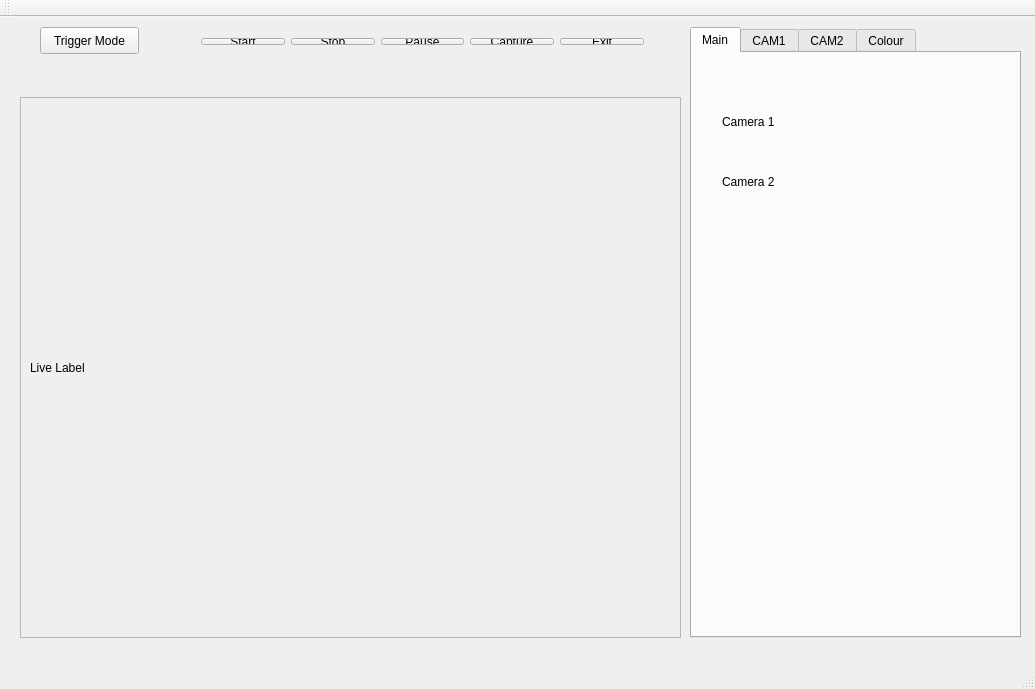
<?xml version="1.0" encoding="UTF-8"?>
<ui version="4.0">
 <class>MainWindow</class>
 <widget class="QMainWindow" name="MainWindow">
  <property name="geometry">
   <rect>
    <x>0</x>
    <y>0</y>
    <width>1035</width>
    <height>689</height>
   </rect>
  </property>
  <property name="windowTitle">
   <string>MainWindow</string>
  </property>
  <widget class="QWidget" name="centralWidget">
   <widget class="QTabWidget" name="tabWidget">
    <property name="geometry">
     <rect>
      <x>690</x>
      <y>10</y>
      <width>331</width>
      <height>611</height>
     </rect>
    </property>
    <property name="currentIndex">
     <number>0</number>
    </property>
    <widget class="QWidget" name="tab_4">
     <attribute name="title">
      <string>Main</string>
     </attribute>
     <widget class="QLabel" name="label_3">
      <property name="geometry">
       <rect>
        <x>30</x>
        <y>60</y>
        <width>67</width>
        <height>17</height>
       </rect>
      </property>
      <property name="text">
       <string>Camera 1</string>
      </property>
     </widget>
     <widget class="QLabel" name="label_4">
      <property name="geometry">
       <rect>
        <x>30</x>
        <y>120</y>
        <width>67</width>
        <height>17</height>
       </rect>
      </property>
      <property name="text">
       <string>Camera 2</string>
      </property>
     </widget>
    </widget>
    <widget class="QWidget" name="tab">
     <attribute name="title">
      <string>CAM1</string>
     </attribute>
     <widget class="QLabel" name="titleSensorMode">
      <property name="geometry">
       <rect>
        <x>10</x>
        <y>20</y>
        <width>101</width>
        <height>17</height>
       </rect>
      </property>
      <property name="text">
       <string>Sensor Mode:</string>
      </property>
     </widget>
     <widget class="QSpinBox" name="sensorModespinBox">
      <property name="geometry">
       <rect>
        <x>120</x>
        <y>10</y>
        <width>81</width>
        <height>27</height>
       </rect>
      </property>
     </widget>
     <widget class="QFrame" name="frame">
      <property name="geometry">
       <rect>
        <x>10</x>
        <y>210</y>
        <width>291</width>
        <height>171</height>
       </rect>
      </property>
      <property name="frameShape">
       <enum>QFrame::StyledPanel</enum>
      </property>
      <property name="frameShadow">
       <enum>QFrame::Raised</enum>
      </property>
      <widget class="QSlider" name="FocusSlider">
       <property name="geometry">
        <rect>
         <x>20</x>
         <y>130</y>
         <width>261</width>
         <height>29</height>
        </rect>
       </property>
       <property name="orientation">
        <enum>Qt::Horizontal</enum>
       </property>
      </widget>
      <widget class="QLabel" name="label">
       <property name="geometry">
        <rect>
         <x>122</x>
         <y>11</y>
         <width>78</width>
         <height>17</height>
        </rect>
       </property>
       <property name="text">
        <string>µs</string>
       </property>
      </widget>
      <widget class="QSlider" name="ExposureTimeSlider">
       <property name="geometry">
        <rect>
         <x>20</x>
         <y>30</y>
         <width>261</width>
         <height>29</height>
        </rect>
       </property>
       <property name="orientation">
        <enum>Qt::Horizontal</enum>
       </property>
      </widget>
      <widget class="QLabel" name="labelTitleExposureTime">
       <property name="geometry">
        <rect>
         <x>11</x>
         <y>11</y>
         <width>105</width>
         <height>17</height>
        </rect>
       </property>
       <property name="text">
        <string>Exposure Time:</string>
       </property>
      </widget>
      <widget class="QLabel" name="labelGain">
       <property name="geometry">
        <rect>
         <x>109</x>
         <y>61</y>
         <width>91</width>
         <height>17</height>
        </rect>
       </property>
       <property name="text">
        <string>ns</string>
       </property>
      </widget>
      <widget class="QLabel" name="labelFrameDuration">
       <property name="geometry">
        <rect>
         <x>140</x>
         <y>110</y>
         <width>82</width>
         <height>17</height>
        </rect>
       </property>
       <property name="text">
        <string>ns</string>
       </property>
      </widget>
      <widget class="QLabel" name="titleFocus">
       <property name="geometry">
        <rect>
         <x>11</x>
         <y>111</y>
         <width>131</width>
         <height>17</height>
        </rect>
       </property>
       <property name="text">
        <string>Frame Duration:</string>
       </property>
      </widget>
      <widget class="QLabel" name="titleGain">
       <property name="geometry">
        <rect>
         <x>11</x>
         <y>61</y>
         <width>92</width>
         <height>17</height>
        </rect>
       </property>
       <property name="text">
        <string>Gain:</string>
       </property>
      </widget>
      <widget class="QSlider" name="GainSlider">
       <property name="geometry">
        <rect>
         <x>20</x>
         <y>80</y>
         <width>261</width>
         <height>29</height>
        </rect>
       </property>
       <property name="orientation">
        <enum>Qt::Horizontal</enum>
       </property>
      </widget>
     </widget>
     <widget class="QFrame" name="frame_2">
      <property name="geometry">
       <rect>
        <x>10</x>
        <y>120</y>
        <width>291</width>
        <height>81</height>
       </rect>
      </property>
      <property name="frameShape">
       <enum>QFrame::StyledPanel</enum>
      </property>
      <property name="frameShadow">
       <enum>QFrame::Raised</enum>
      </property>
      <widget class="QLabel" name="labelCurrFrameRate">
       <property name="geometry">
        <rect>
         <x>100</x>
         <y>50</y>
         <width>81</width>
         <height>17</height>
        </rect>
       </property>
       <property name="text">
        <string>TextLabel</string>
       </property>
      </widget>
      <widget class="QLabel" name="labelResolution">
       <property name="geometry">
        <rect>
         <x>110</x>
         <y>10</y>
         <width>67</width>
         <height>17</height>
        </rect>
       </property>
       <property name="text">
        <string>TextLabel</string>
       </property>
      </widget>
      <widget class="QLabel" name="titleResolution">
       <property name="geometry">
        <rect>
         <x>10</x>
         <y>10</y>
         <width>101</width>
         <height>17</height>
        </rect>
       </property>
       <property name="text">
        <string>Resolution: </string>
       </property>
      </widget>
      <widget class="QLabel" name="titleFrameRate">
       <property name="geometry">
        <rect>
         <x>10</x>
         <y>30</y>
         <width>121</width>
         <height>17</height>
        </rect>
       </property>
       <property name="text">
        <string>Avg Frame Rate:</string>
       </property>
      </widget>
      <widget class="QLabel" name="labelFrameRate">
       <property name="geometry">
        <rect>
         <x>130</x>
         <y>30</y>
         <width>91</width>
         <height>17</height>
        </rect>
       </property>
       <property name="text">
        <string>TextLabel</string>
       </property>
      </widget>
      <widget class="QLabel" name="titleCurrFrameRate">
       <property name="geometry">
        <rect>
         <x>10</x>
         <y>50</y>
         <width>91</width>
         <height>17</height>
        </rect>
       </property>
       <property name="text">
        <string>Current FR: </string>
       </property>
      </widget>
     </widget>
     <widget class="QPushButton" name="resetButton">
      <property name="geometry">
       <rect>
        <x>220</x>
        <y>540</y>
        <width>99</width>
        <height>27</height>
       </rect>
      </property>
      <property name="text">
       <string>Reset Data</string>
      </property>
     </widget>
     <widget class="QRadioButton" name="radioThreshold">
      <property name="geometry">
       <rect>
        <x>20</x>
        <y>430</y>
        <width>117</width>
        <height>22</height>
       </rect>
      </property>
      <property name="text">
       <string>Threshold</string>
      </property>
     </widget>
     <widget class="QRadioButton" name="radioFloodFill">
      <property name="geometry">
       <rect>
        <x>20</x>
        <y>460</y>
        <width>117</width>
        <height>22</height>
       </rect>
      </property>
      <property name="text">
       <string>FloodFill</string>
      </property>
     </widget>
     <widget class="QRadioButton" name="radioGray">
      <property name="geometry">
       <rect>
        <x>20</x>
        <y>490</y>
        <width>117</width>
        <height>22</height>
       </rect>
      </property>
      <property name="text">
       <string>Gray Scale</string>
      </property>
     </widget>
     <widget class="QRadioButton" name="radioOriginal">
      <property name="geometry">
       <rect>
        <x>20</x>
        <y>400</y>
        <width>117</width>
        <height>22</height>
       </rect>
      </property>
      <property name="text">
       <string>Original</string>
      </property>
     </widget>
     <widget class="QPushButton" name="sensorModeApplyButton">
      <property name="geometry">
       <rect>
        <x>220</x>
        <y>10</y>
        <width>91</width>
        <height>27</height>
       </rect>
      </property>
      <property name="text">
       <string>Apply</string>
      </property>
     </widget>
     <widget class="QPushButton" name="main_stopButtonCAM1">
      <property name="geometry">
       <rect>
        <x>190</x>
        <y>70</y>
        <width>99</width>
        <height>27</height>
       </rect>
      </property>
      <property name="text">
       <string>Stop</string>
      </property>
     </widget>
     <widget class="QPushButton" name="main_startButtonCAM1">
      <property name="geometry">
       <rect>
        <x>30</x>
        <y>70</y>
        <width>99</width>
        <height>27</height>
       </rect>
      </property>
      <property name="text">
       <string>Start</string>
      </property>
     </widget>
    </widget>
    <widget class="QWidget" name="tab_3">
     <attribute name="title">
      <string>CAM2</string>
     </attribute>
     <widget class="QRadioButton" name="radioGray_2">
      <property name="geometry">
       <rect>
        <x>20</x>
        <y>490</y>
        <width>117</width>
        <height>22</height>
       </rect>
      </property>
      <property name="text">
       <string>Gray Scale</string>
      </property>
     </widget>
     <widget class="QFrame" name="frame_5">
      <property name="geometry">
       <rect>
        <x>10</x>
        <y>120</y>
        <width>291</width>
        <height>81</height>
       </rect>
      </property>
      <property name="frameShape">
       <enum>QFrame::StyledPanel</enum>
      </property>
      <property name="frameShadow">
       <enum>QFrame::Raised</enum>
      </property>
      <widget class="QLabel" name="labelCurrFrameRate_2">
       <property name="geometry">
        <rect>
         <x>100</x>
         <y>50</y>
         <width>81</width>
         <height>17</height>
        </rect>
       </property>
       <property name="text">
        <string>TextLabel</string>
       </property>
      </widget>
      <widget class="QLabel" name="labelResolution_2">
       <property name="geometry">
        <rect>
         <x>110</x>
         <y>10</y>
         <width>67</width>
         <height>17</height>
        </rect>
       </property>
       <property name="text">
        <string>TextLabel</string>
       </property>
      </widget>
      <widget class="QLabel" name="titleResolution_2">
       <property name="geometry">
        <rect>
         <x>10</x>
         <y>10</y>
         <width>101</width>
         <height>17</height>
        </rect>
       </property>
       <property name="text">
        <string>Resolution: </string>
       </property>
      </widget>
      <widget class="QLabel" name="titleFrameRate_2">
       <property name="geometry">
        <rect>
         <x>10</x>
         <y>30</y>
         <width>121</width>
         <height>17</height>
        </rect>
       </property>
       <property name="text">
        <string>Avg Frame Rate:</string>
       </property>
      </widget>
      <widget class="QLabel" name="labelFrameRate_2">
       <property name="geometry">
        <rect>
         <x>130</x>
         <y>30</y>
         <width>91</width>
         <height>17</height>
        </rect>
       </property>
       <property name="text">
        <string>TextLabel</string>
       </property>
      </widget>
      <widget class="QLabel" name="titleCurrFrameRate_2">
       <property name="geometry">
        <rect>
         <x>10</x>
         <y>50</y>
         <width>91</width>
         <height>17</height>
        </rect>
       </property>
       <property name="text">
        <string>Current FR: </string>
       </property>
      </widget>
     </widget>
     <widget class="QPushButton" name="sensorModeApplyButton_2">
      <property name="geometry">
       <rect>
        <x>220</x>
        <y>10</y>
        <width>91</width>
        <height>27</height>
       </rect>
      </property>
      <property name="text">
       <string>Apply</string>
      </property>
     </widget>
     <widget class="QFrame" name="frame_6">
      <property name="geometry">
       <rect>
        <x>10</x>
        <y>210</y>
        <width>291</width>
        <height>171</height>
       </rect>
      </property>
      <property name="frameShape">
       <enum>QFrame::StyledPanel</enum>
      </property>
      <property name="frameShadow">
       <enum>QFrame::Raised</enum>
      </property>
      <widget class="QSlider" name="FocusSlider_2">
       <property name="geometry">
        <rect>
         <x>20</x>
         <y>130</y>
         <width>261</width>
         <height>29</height>
        </rect>
       </property>
       <property name="orientation">
        <enum>Qt::Horizontal</enum>
       </property>
      </widget>
      <widget class="QLabel" name="label_2">
       <property name="geometry">
        <rect>
         <x>122</x>
         <y>11</y>
         <width>78</width>
         <height>17</height>
        </rect>
       </property>
       <property name="text">
        <string>µs</string>
       </property>
      </widget>
      <widget class="QSlider" name="ExposureTimeSlider_2">
       <property name="geometry">
        <rect>
         <x>20</x>
         <y>30</y>
         <width>261</width>
         <height>29</height>
        </rect>
       </property>
       <property name="orientation">
        <enum>Qt::Horizontal</enum>
       </property>
      </widget>
      <widget class="QLabel" name="labelTitleExposureTime_2">
       <property name="geometry">
        <rect>
         <x>11</x>
         <y>11</y>
         <width>105</width>
         <height>17</height>
        </rect>
       </property>
       <property name="text">
        <string>Exposure Time:</string>
       </property>
      </widget>
      <widget class="QLabel" name="labelGain_2">
       <property name="geometry">
        <rect>
         <x>109</x>
         <y>61</y>
         <width>91</width>
         <height>17</height>
        </rect>
       </property>
       <property name="text">
        <string>ns</string>
       </property>
      </widget>
      <widget class="QLabel" name="labelFrameDuration_2">
       <property name="geometry">
        <rect>
         <x>140</x>
         <y>110</y>
         <width>82</width>
         <height>17</height>
        </rect>
       </property>
       <property name="text">
        <string>ns</string>
       </property>
      </widget>
      <widget class="QLabel" name="titleFocus_2">
       <property name="geometry">
        <rect>
         <x>11</x>
         <y>111</y>
         <width>131</width>
         <height>17</height>
        </rect>
       </property>
       <property name="text">
        <string>Frame Duration:</string>
       </property>
      </widget>
      <widget class="QLabel" name="titleGain_2">
       <property name="geometry">
        <rect>
         <x>11</x>
         <y>61</y>
         <width>92</width>
         <height>17</height>
        </rect>
       </property>
       <property name="text">
        <string>Gain:</string>
       </property>
      </widget>
      <widget class="QSlider" name="GainSlider_2">
       <property name="geometry">
        <rect>
         <x>20</x>
         <y>80</y>
         <width>261</width>
         <height>29</height>
        </rect>
       </property>
       <property name="orientation">
        <enum>Qt::Horizontal</enum>
       </property>
      </widget>
     </widget>
     <widget class="QRadioButton" name="radioFloodFill_2">
      <property name="geometry">
       <rect>
        <x>20</x>
        <y>460</y>
        <width>117</width>
        <height>22</height>
       </rect>
      </property>
      <property name="text">
       <string>FloodFill</string>
      </property>
     </widget>
     <widget class="QLabel" name="titleSensorMode_2">
      <property name="geometry">
       <rect>
        <x>10</x>
        <y>20</y>
        <width>101</width>
        <height>17</height>
       </rect>
      </property>
      <property name="text">
       <string>Sensor Mode:</string>
      </property>
     </widget>
     <widget class="QSpinBox" name="sensorModespinBox_2">
      <property name="geometry">
       <rect>
        <x>120</x>
        <y>10</y>
        <width>81</width>
        <height>27</height>
       </rect>
      </property>
     </widget>
     <widget class="QRadioButton" name="radioOriginal_2">
      <property name="geometry">
       <rect>
        <x>20</x>
        <y>400</y>
        <width>117</width>
        <height>22</height>
       </rect>
      </property>
      <property name="text">
       <string>Original</string>
      </property>
     </widget>
     <widget class="QRadioButton" name="radioThreshold_2">
      <property name="geometry">
       <rect>
        <x>20</x>
        <y>430</y>
        <width>117</width>
        <height>22</height>
       </rect>
      </property>
      <property name="text">
       <string>Threshold</string>
      </property>
     </widget>
     <widget class="QPushButton" name="main_stopButtonCAM2">
      <property name="geometry">
       <rect>
        <x>190</x>
        <y>70</y>
        <width>99</width>
        <height>27</height>
       </rect>
      </property>
      <property name="text">
       <string>Stop</string>
      </property>
     </widget>
     <widget class="QPushButton" name="main_startButtonCAM2">
      <property name="geometry">
       <rect>
        <x>30</x>
        <y>70</y>
        <width>99</width>
        <height>27</height>
       </rect>
      </property>
      <property name="text">
       <string>Start</string>
      </property>
     </widget>
    </widget>
    <widget class="QWidget" name="tab_2">
     <attribute name="title">
      <string>Colour</string>
     </attribute>
     <widget class="QPushButton" name="colourInitButton">
      <property name="geometry">
       <rect>
        <x>10</x>
        <y>20</y>
        <width>99</width>
        <height>27</height>
       </rect>
      </property>
      <property name="text">
       <string>Colour</string>
      </property>
     </widget>
     <widget class="QLabel" name="titleColour">
      <property name="geometry">
       <rect>
        <x>20</x>
        <y>100</y>
        <width>67</width>
        <height>17</height>
       </rect>
      </property>
      <property name="text">
       <string>Colour: </string>
      </property>
     </widget>
     <widget class="QWidget" name="layoutWidget">
      <property name="geometry">
       <rect>
        <x>80</x>
        <y>100</y>
        <width>151</width>
        <height>65</height>
       </rect>
      </property>
      <layout class="QVBoxLayout" name="verticalLayout">
       <item>
        <widget class="QLabel" name="labelColourL">
         <property name="text">
          <string/>
         </property>
        </widget>
       </item>
       <item>
        <widget class="QLabel" name="labelColourA">
         <property name="text">
          <string/>
         </property>
        </widget>
       </item>
       <item>
        <widget class="QLabel" name="labelColourB">
         <property name="text">
          <string/>
         </property>
        </widget>
       </item>
      </layout>
     </widget>
     <widget class="QLabel" name="colourDisplay">
      <property name="geometry">
       <rect>
        <x>20</x>
        <y>200</y>
        <width>291</width>
        <height>41</height>
       </rect>
      </property>
      <property name="text">
       <string/>
      </property>
     </widget>
     <widget class="QLabel" name="titleColour_2">
      <property name="geometry">
       <rect>
        <x>10</x>
        <y>70</y>
        <width>91</width>
        <height>17</height>
       </rect>
      </property>
      <property name="text">
       <string>Camera 1: </string>
      </property>
     </widget>
    </widget>
   </widget>
   <widget class="QFrame" name="frame_4">
    <property name="geometry">
     <rect>
      <x>20</x>
      <y>80</y>
      <width>661</width>
      <height>541</height>
     </rect>
    </property>
    <property name="frameShape">
     <enum>QFrame::StyledPanel</enum>
    </property>
    <property name="frameShadow">
     <enum>QFrame::Raised</enum>
    </property>
    <widget class="QLabel" name="QimageDefect">
     <property name="geometry">
      <rect>
       <x>10</x>
       <y>40</y>
       <width>641</width>
       <height>461</height>
      </rect>
     </property>
     <property name="text">
      <string>Live Label</string>
     </property>
    </widget>
   </widget>
   <widget class="QWidget" name="layoutWidget">
    <property name="geometry">
     <rect>
      <x>190</x>
      <y>10</y>
      <width>465</width>
      <height>29</height>
     </rect>
    </property>
    <layout class="QHBoxLayout" name="horizontalLayout">
     <item>
      <widget class="QPushButton" name="startButton">
       <property name="text">
        <string>Start</string>
       </property>
      </widget>
     </item>
     <item>
      <widget class="QPushButton" name="stopButton">
       <property name="text">
        <string>Stop</string>
       </property>
      </widget>
     </item>
     <item>
      <widget class="QPushButton" name="pauseButton">
       <property name="text">
        <string>Pause</string>
       </property>
      </widget>
     </item>
     <item>
      <widget class="QPushButton" name="captureButton">
       <property name="text">
        <string>Capture</string>
       </property>
      </widget>
     </item>
     <item>
      <widget class="QPushButton" name="exitButton">
       <property name="text">
        <string>Exit</string>
       </property>
      </widget>
     </item>
    </layout>
   </widget>
   <widget class="QPushButton" name="triggerModeButton">
    <property name="geometry">
     <rect>
      <x>40</x>
      <y>10</y>
      <width>99</width>
      <height>27</height>
     </rect>
    </property>
    <property name="text">
     <string>Trigger Mode</string>
    </property>
   </widget>
  </widget>
  <widget class="QToolBar" name="mainToolBar">
   <attribute name="toolBarArea">
    <enum>TopToolBarArea</enum>
   </attribute>
   <attribute name="toolBarBreak">
    <bool>false</bool>
   </attribute>
  </widget>
  <widget class="QStatusBar" name="statusBar"/>
  <widget class="QMenuBar" name="menuBar">
   <property name="geometry">
    <rect>
     <x>0</x>
     <y>0</y>
     <width>1035</width>
     <height>25</height>
    </rect>
   </property>
  </widget>
 </widget>
 <layoutdefault spacing="6" margin="11"/>
 <resources/>
 <connections/>
</ui>
